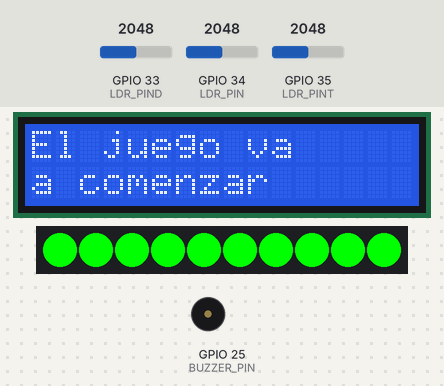
The sketch below on a simulated ESP32. Parts: 16×2 character LCD, 10 RGB LEDs in strip order, left to right, buzzer (waves = sounding). The test bench sets the inputs (shaded band); at power-on: GPIO 35 (LDR_PINT) = 2048, GPIO 33 (LDR_PIND) = 2048, GPIO 34 (LDR_PIN) = 2048. WiFi joins after 1.5 s; servers stay silent unless stated; random numbers use the default seed unless the sketch sets one; no MQTT or app messages arrive unless stated; what the sketch prints to the serial monitor is not drawn.

Above: at 1.7 s.
At 2.7 s:
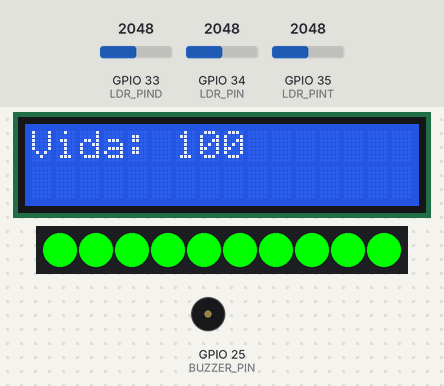
2.8 s: GPIO 35 (LDR_PINT) set to 869
4.3 s: GPIO 35 (LDR_PINT) set to 752
At 7.4 s:
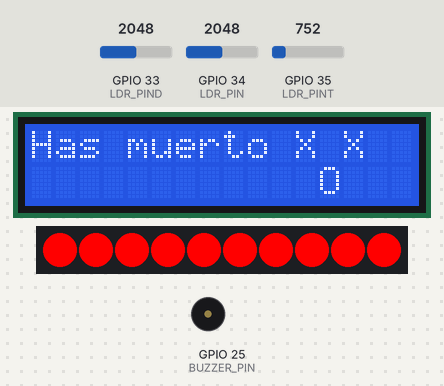
At 14.9 s:
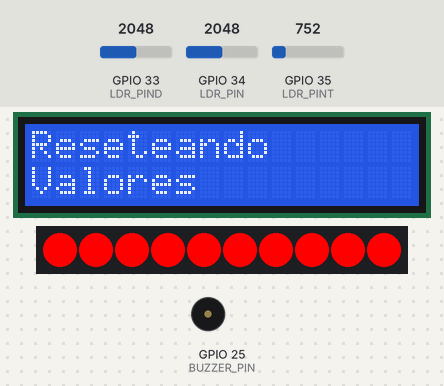
Timing chart, 0 to 15.7 s (numbered marks = the images above; inputs shaded):
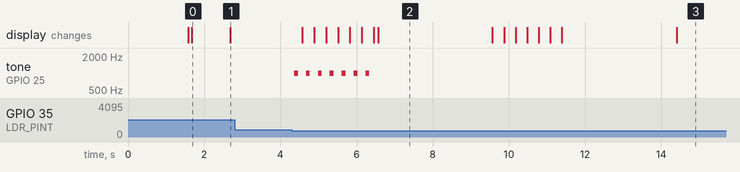

Measured:
- the behaviour switches between 800 and 799 on GPIO 35 (LDR_PINT) (found by bisection; images 1 and 2)
- after the input at 2.8 s, every drawn part: stays the same
- after the input at 4.3 s, tone on GPIO 25 (BUZZER_PIN): alternates 1000 Hz for 0.10 s and silent for 0.21 s, 14 changes in all, then stays silent, starting after 0.06 s; the display: first changes after 0.28 s (image 2 shows a later state)
- what the display in image 0 shows lasts 1.0 s, from 1.7 s to 2.7 s
- what the display in image 2 shows lasts 3.0 s, from 6.6 s to 9.6 s

The sketch:

CodigoESP32.ino
```cpp
#include <WiFi.h>
#include <PubSubClient.h>
#include <Wire.h>
#include <LiquidCrystal_I2C.h>
#include <Adafruit_NeoPixel.h>

#define PIN_LED 27
#define NUMPIXELS 10
#define LDR_PIN 34
#define LDR_PINT 35
#define LDR_PIND 33
#define BUZZER_PIN 25

const char* ssid = "nombrewifi";
const char* password = "contraseñawifi";
const char* mqtt_server = "mqtt.eclipseprojects.io";
const char* mqttTopic = "st/iot/grupo7";

WiFiClient espClient;
PubSubClient client(espClient);
LiquidCrystal_I2C lcd(0x27, 16, 2);
Adafruit_NeoPixel pixels(NUMPIXELS, PIN_LED, NEO_GRB + NEO_KHZ800);

unsigned long lastMsg = 0;
#define MSG_BUFFER_SIZE (50)
char msg[MSG_BUFFER_SIZE];

int vida = 100;
int muerto = 0;
int disparos = 0;
int ciclo = 0;
bool juegoIniciado = false;

void setup_wifi() {
  delay(10);
  Serial.println("Conectando a WiFi...");
  WiFi.begin(ssid, password);

  while (WiFi.status() != WL_CONNECTED) {
    delay(500);
    Serial.print(".");
  }

  Serial.println("\nConexión WiFi establecida");
  Serial.print("IP: ");
  Serial.println(WiFi.localIP());
}

void callback(char* topic, byte* payload, unsigned int length) {
  Serial.print("Mensaje recibido en [");
  Serial.print(topic);
  Serial.print("]: ");

  for (int i = 0; i < length; i++) {
    Serial.print((char)payload[i]);
  }
  Serial.println();

  if ((char)payload[0] == 'r') {
    vida = 100;
    muerto = 0;
    juegoIniciado = false;
    Serial.println("Reinicio del juego");
  }
}

void reconnect() {
  while (!client.connected()) {
    Serial.print("Intentando conectar a MQTT...");
    String clientId = "ESP8266Client-";
    clientId += String(random(0xffff), HEX);

    if (client.connect(clientId.c_str())) {
      Serial.println("Conectado a MQTT");
      client.subscribe(mqttTopic);
    } else {
      Serial.print("Falló, rc=");
      Serial.print(client.state());
      Serial.println(" Intentando de nuevo en 5 segundos");
      delay(5000);
    }
  }
}

void actualizarLEDs(int vida) {
  int lucesVerdes = (vida / 10.0) + 0.5;
  int lucesTotales = NUMPIXELS;

  for (int i = 0; i < lucesVerdes; i++) {
    pixels.setPixelColor(i, pixels.Color(0, 255, 0)); // Verde
  }
  for (int i = lucesVerdes; i < lucesTotales; i++) {
    pixels.setPixelColor(i, pixels.Color(255, 0, 0)); // Rojo
  }
  pixels.show();
}
void Reseteo(int disparos){
  while(ciclo != 3){
    for (int i = 0; i < pixels.numPixels(); i++) {
      pixels.setPixelColor(i, pixels.Color(0,0,0));
      pixels.show();
      delay(30);
    }
    for (int i = 0; i < pixels.numPixels(); i++) {
      pixels.setPixelColor(i, pixels.Color(255,0,0));
      pixels.show();
      delay(30);
    }
    ciclo++;
  }
}

void publicarVida() {
  snprintf(msg, MSG_BUFFER_SIZE, "%d", vida);
  client.publish("st/iot/grupo7/vida", msg);
}
void publicarDisparos(){
  snprintf(msg, MSG_BUFFER_SIZE, "%d", disparos);
  client.publish("st/iot/grupo7/disparos", msg);
}

void setup() {
  Serial.begin(9600);
  setup_wifi();
  client.setServer(mqtt_server, 1883);
  client.setCallback(callback);

  lcd.init();
  lcd.backlight();
  lcd.clear();

  pixels.begin();
  actualizarLEDs(vida);
}

void loop() {
  if (!client.connected()) {
    reconnect();
  }
  client.loop();

  if (!juegoIniciado) {
    lcd.setCursor(0, 0);
    lcd.print("Dispara para");
    lcd.setCursor(0, 1);
    lcd.print("iniciar");
    int valorLDR = analogRead(LDR_PIN);
    int valorLDRD = analogRead(LDR_PIND);
    int ValorLDRT = analogRead(LDR_PINT);
    if (valorLDR < 2500 || valorLDRD < 2500 || ValorLDRT < 2500) {
      juegoIniciado = true;
      lcd.setCursor(0, 0);
      lcd.print("El juego va ");
      lcd.setCursor(0, 1);
      lcd.print("a comenzar");
      delay(1000);
      publicarVida();
    }
    return;
  }


  if (muerto == 0) {
    int LDR = analogRead(LDR_PIN);
    int LDRD = analogRead(LDR_PIND);
    int LDRT = analogRead(LDR_PINT);
    if (LDR < 800) {
      vida -= 5;
      disparos++;
      tone(BUZZER_PIN, 1000);
      delay(100);
      noTone(BUZZER_PIN);
      delay(100);
      publicarVida();
    }else if(LDRD < 800){
      vida -= 10;
      disparos++;
      tone(BUZZER_PIN, 1000);
      delay(100);
      noTone(BUZZER_PIN);
      delay(100);
      publicarVida();
    }else if (LDRT < 800){
      vida -= 15;
      disparos++;
      tone(BUZZER_PIN, 1000);
      delay(100);
      noTone(BUZZER_PIN);
      delay(100);
      publicarVida();
    }

    if (vida <= 0) {
      muerto = 1;
      vida = 0;
      publicarVida();
      publicarDisparos();
    }
    actualizarLEDs(vida);
  } else {
    lcd.clear();
    lcd.setCursor(0, 0);
    lcd.print("Has muerto X X");
    lcd.setCursor(12, 1);
    lcd.print("O");
    delay(3000);
    Reseteo(10);
    delay(3000);
    lcd.clear();
    lcd.setCursor(0, 0);
    lcd.print("Reseteando");
    lcd.setCursor(0, 1);
    lcd.print("Valores");
    delay(2000);
    vida = 100;
    muerto = 0;
    disparos = 0;
    ciclo = 0;
    juegoIniciado = false;
    actualizarLEDs(vida);
  }

  lcd.clear();
  lcd.setCursor(0, 0);
  lcd.print("Vida: ");
  lcd.print(vida);
  delay(100);
}
```
